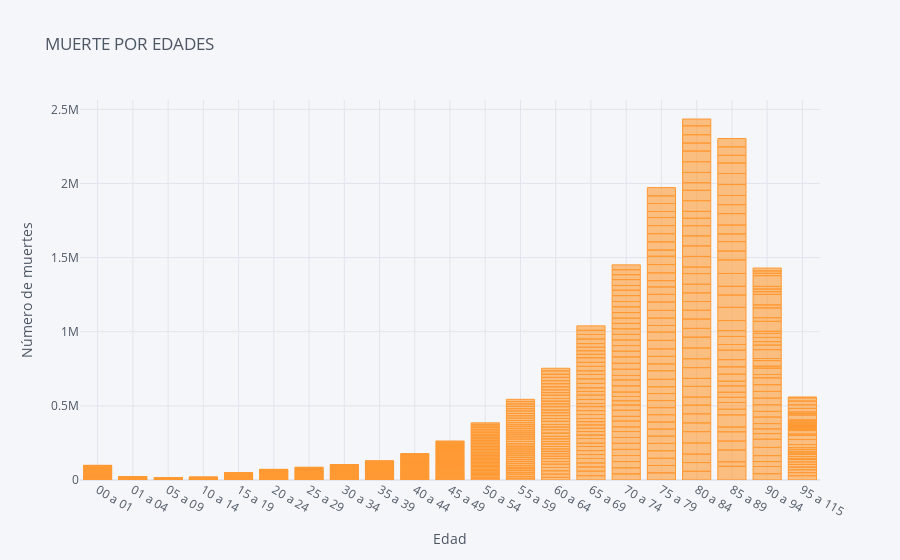

The code cell stored with this chart in its notebook:
### Markdown cell above
# MUERTE POR EDADES

### Code cell
hist_5.iplot(kind='bar',
                  x='Edad',
                y='Total',
                  xTitle='Edad',
                  yTitle='Número de muertes',
                  title='MUERTE POR EDADES')

### Figure 1 — Plotly figure (JSON) as saved in the notebook; plotly's stock layout.template omitted (floating-point values rounded to 4 significant figures; data arrays with more than 128 entries replaced by an {"elided": "..."} marker saying what was removed)
{"data": [{"marker": {"color": "rgba(255, 153, 51, 0.6)", "line": {"color": "rgba(255, 153, 51, 1.0)", "width": 1}}, "name": "Total", "orientation": "v", "text": "", "type": "bar", "x": {"elided": "819 str values"}, "y": {"elided": "819 int values"}}], "layout": {"legend": {"bgcolor": "#F5F6F9", "font": {"color": "#4D5663"}}, "paper_bgcolor": "#F5F6F9", "plot_bgcolor": "#F5F6F9", "title": {"font": {"color": "#4D5663"}, "text": "MUERTE POR EDADES"}, "xaxis": {"gridcolor": "#E1E5ED", "showgrid": true, "tickfont": {"color": "#4D5663"}, "title": {"font": {"color": "#4D5663"}, "text": "Edad"}, "zerolinecolor": "#E1E5ED"}, "yaxis": {"gridcolor": "#E1E5ED", "showgrid": true, "tickfont": {"color": "#4D5663"}, "title": {"font": {"color": "#4D5663"}, "text": "Número de muertes"}, "zerolinecolor": "#E1E5ED"}}}
